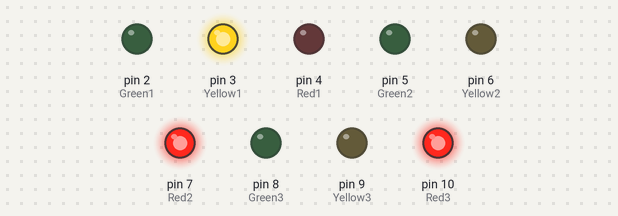
This sketch was run on a simulated Arduino Uno, built with avr-gcc and run on an emulated ATmega328P. On the bench: output pins drawn as LEDs (lit = HIGH).

Above: at 0.1 s.
At 3.5 s:
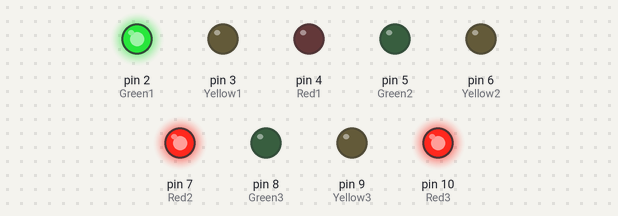
At 7.9 s:
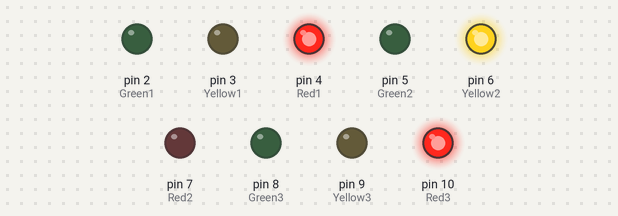
At 16.8 s:
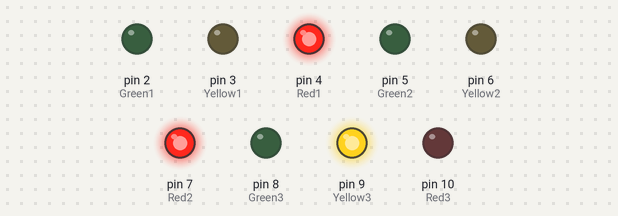
At 20.2 s:
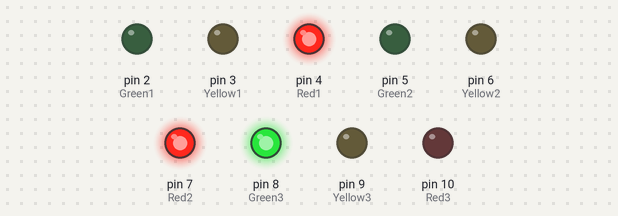
At 35.9 s:
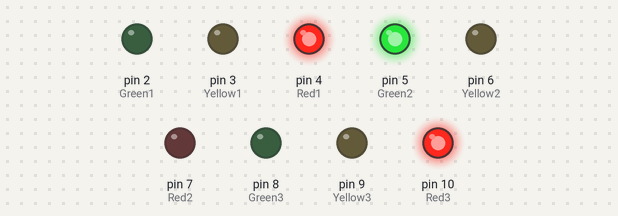
Timing chart, 0 to 40.0 s (numbered marks = the images above):
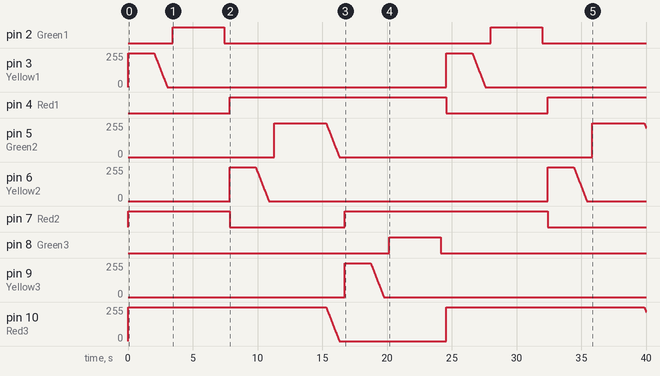

Measured:
- by itself, pin 2 (Green1): alternates HIGH for 4.0 s and LOW for 20.6 s
- by itself, pin 3 (Yellow1), pin 5 (Green2), pin 6 (Yellow2), pin 10 (Red3): ramps from 255/255 to 0/255 and jumps back, once every 24.6 s
- by itself, pin 4 (Red1): LOW → HIGH at 7.8 s, → LOW 16.7 s later, → HIGH 7.8 s later
- by itself, pin 7 (Red2): LOW → HIGH at 0.00 s, → LOW 7.8 s later, → HIGH 8.9 s later, → LOW 15.7 s later
- by itself, pin 8 (Green3): LOW → HIGH at 20.2 s, → LOW 4.0 s later

The sketch:

Traffic_Light_with_fading.ino
```cpp
/*
  membuat traffic lights
  Author : RAFIQUL HAKIM
  Date/Time : Sabtu, 15 Desember 2018
*/

int Green1  = 2;
int Yellow1 = 3; // PWM
int Red1    = 4;

int Green2  = 5; // PWM
int Yellow2 = 6;  // PWM
int Red2    = 7;

int Green3  = 8;
int Yellow3 = 9; // PWM
int Red3    = 10; // PWM

void setup() {
  // Initialize The LED Pins As Output Signals

  pinMode (Green1, OUTPUT);
  pinMode (Yellow1, OUTPUT);
  pinMode (Red1, OUTPUT);
  pinMode (Green2, OUTPUT);
  pinMode (Yellow2, OUTPUT);
  pinMode (Red2, OUTPUT);
  pinMode (Green3, OUTPUT);
  pinMode (Yellow3, OUTPUT);
  pinMode (Red3, OUTPUT);

  // Now The LEDs Are Initialized We Need To Tell The Arduino
  // Which Commands It Needs To Run In "VOID LOOP"
}

void loop() {
  digitalWrite(Red2, HIGH);
  digitalWrite(Red3, HIGH);

  // jalur 1
  // Red1 Off
  digitalWrite(Red1, LOW);
  // Yellow1 On and Off
  analogWrite(Yellow1, 255);
  delay(2000);
  for (int fadeValue = 255; fadeValue >= 0; fadeValue -= 5) {
    analogWrite(Yellow1, fadeValue);
    delay(20);
  }
  analogWrite(Yellow1, 0);
  delay(400);

  // Green1 On and Off
  digitalWrite(Green1, HIGH);
  delay(4000);
  analogWrite(Green1, LOW);
  delay(400);
  digitalWrite(Red1, HIGH);

// =====================================

// jalur 2 Green2 dan Yellow2 PWM
  // Red2 Off
  digitalWrite(Red2, LOW);
  // Yellow2 On and Off
  analogWrite(Yellow2, 255);
  delay(2000);
  for (int fadeValue = 255; fadeValue >= 0; fadeValue -= 5) {
    analogWrite(Yellow2, fadeValue);
    delay(20);
  }
  analogWrite(Yellow2, 0);
  delay(400);

  // Green2 On and Off
  analogWrite(Green2, 255);
  delay(4000);
  for (int fadeValue = 255; fadeValue >= 0; fadeValue -= 5) {
    analogWrite(Green2, fadeValue);
    analogWrite(Red3, fadeValue);
    delay(20);
  }

  analogWrite(Green2, 0);
  analogWrite(Red3, 0);
  delay(400);
  // Red2 On
  digitalWrite(Red2, HIGH);

// =====================================

// jalur 3 Yellow3 dan Red3 PWM

  // Yellow3 On and Off
  analogWrite(Yellow3, 255);
  delay(2000);
  for (int fadeValue = 255; fadeValue >= 0; fadeValue -= 5) {
    analogWrite(Yellow3, fadeValue);
    delay(20);
  }
  analogWrite(Yellow3, 0);
  delay(400);

  // Green3 On and Off
  digitalWrite(Green3, HIGH);
  delay(4000);
  digitalWrite(Green3, LOW);
  delay(400);

  // Red3 On
  analogWrite (Red3, 255);

}
```
